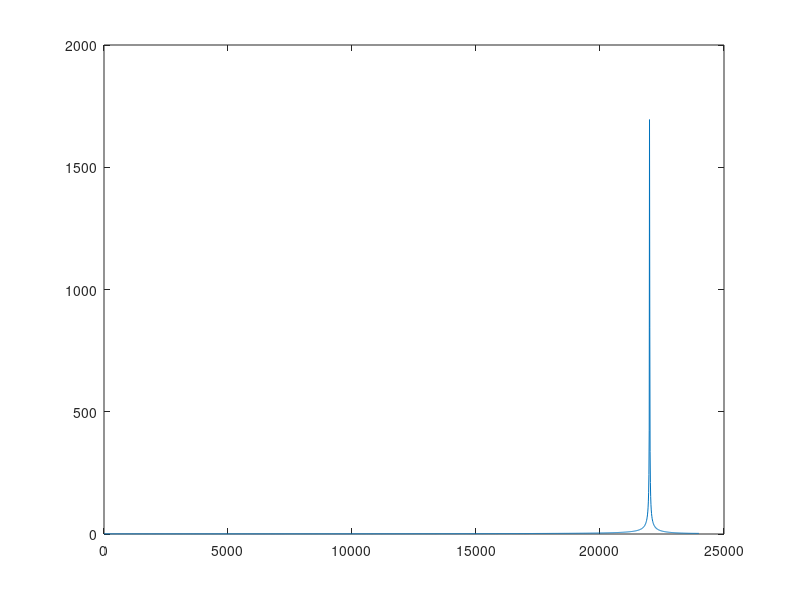

This figure's MATLAB source:
close all; clear; clc;
%% Signal generation

fs = 48e3;
bufferSize = 1000000;
deltFreq = 150;
numFreq = 1;
startFreq = 22e3;
cosBuffer = zeros(numFreq, bufferSize);
sinBuffer = zeros(numFreq, bufferSize);
x = 0:bufferSize-1;


soundspeed = 343000;
wavelength = soundspeed / startFreq;
recSize = 480;
deltaT = fs / recSize;

moving_freq = 0.5;
dt = abs((sin(2 * pi * moving_freq * x /fs))) * 200;
receive_sig = cos(2 * pi * startFreq * (x /fs - dt / 343000));

dt_chgs = zeros(1, floor(length(dt) / recSize));
for k = 1:length(dt_chgs)
    dt_chgs(k) = (dt(k*recSize) - dt((k - 1)*recSize + 1)) / 2;
end

for i=0:numFreq-1
    cosBuffer(i+1,:) = cos(2 * pi * (startFreq + i * deltFreq) * x /fs);
    sinBuffer(i+1,:) = -sin(2 * pi * (startFreq + i * deltFreq) * x /fs);
end

% Combine the data into output buffer
outBuffer = sum(cosBuffer, 1)/numFreq;

%% FFT
fftSize = 4096;
fftBuffer = abs(fft(outBuffer, fftSize));
plot([0:fftSize/2-1] * fs / fftSize, fftBuffer(1:fftSize / 2));



